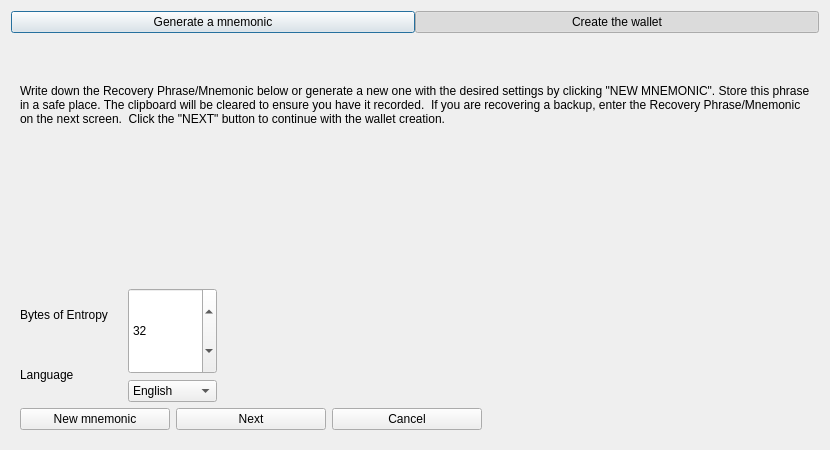
<?xml version="1.0" encoding="UTF-8"?>
<ui version="4.0">
 <class>MnemonicDialog</class>
 <widget class="QDialog" name="MnemonicDialog">
  <property name="geometry">
   <rect>
    <x>0</x>
    <y>0</y>
    <width>830</width>
    <height>450</height>
   </rect>
  </property>
  <property name="windowTitle">
   <string>HD Wallet Setup</string>
  </property>
  <layout class="QVBoxLayout" name="verticalLayout_3">
   <item>
    <layout class="QHBoxLayout" name="horizontalLayout">
     <property name="spacing">
      <number>0</number>
     </property>
     <item>
      <widget class="QPushButton" name="btnTabCreate">
       <property name="text">
        <string>Generate a mnemonic</string>
       </property>
       <property name="checkable">
        <bool>true</bool>
       </property>
      </widget>
     </item>
     <item>
      <widget class="QPushButton" name="btnTabImport">
       <property name="text">
        <string>Create the wallet</string>
       </property>
       <property name="checkable">
        <bool>true</bool>
       </property>
       <property name="checked">
        <bool>true</bool>
       </property>
      </widget>
     </item>
    </layout>
   </item>
   <item>
    <widget class="QStackedWidget" name="stackedWidget">
     <property name="currentIndex">
      <number>0</number>
     </property>
     <widget class="QWidget" name="page_2">
      <layout class="QVBoxLayout" name="verticalLayout_7">
       <item>
        <widget class="QLabel" name="mnemonicCreateHelp">
         <property name="text">
          <string>Write down the Recovery Phrase/Mnemonic below or generate a new one with the desired settings by clicking &quot;NEW MNEMONIC&quot;. Store this phrase in a safe place. The clipboard will be cleared to ensure you have it recorded.  If you are recovering a backup, enter the Recovery Phrase/Mnemonic on the next screen.  Click the &quot;NEXT&quot; button to continue with the wallet creation.</string>
         </property>
         <property name="wordWrap">
          <bool>true</bool>
         </property>
        </widget>
       </item>
       <item>
        <widget class="QLabel" name="lblMnemonicOut">
         <property name="text">
          <string/>
         </property>
         <property name="alignment">
          <set>Qt::AlignJustify|Qt::AlignVCenter</set>
         </property>
         <property name="wordWrap">
          <bool>true</bool>
         </property>
         <property name="textInteractionFlags">
          <set>Qt::TextSelectableByKeyboard|Qt::TextSelectableByMouse</set>
         </property>
        </widget>
       </item>
       <item>
        <layout class="QHBoxLayout" name="horizontalLayout_5">
         <item>
          <layout class="QVBoxLayout" name="verticalLayout_2">
           <item>
            <widget class="QLabel" name="lblEntropyLabel">
             <property name="minimumSize">
              <size>
               <width>0</width>
               <height>0</height>
              </size>
             </property>
             <property name="text">
              <string>Bytes of Entropy </string>
             </property>
            </widget>
           </item>
           <item>
            <widget class="QLabel" name="lblLanguageLabel">
             <property name="text">
              <string>Language</string>
             </property>
            </widget>
           </item>
          </layout>
         </item>
         <item>
          <spacer name="horizontalSpacer_4">
           <property name="orientation">
            <enum>Qt::Horizontal</enum>
           </property>
           <property name="sizeType">
            <enum>QSizePolicy::Fixed</enum>
           </property>
           <property name="sizeHint" stdset="0">
            <size>
             <width>10</width>
             <height>20</height>
            </size>
           </property>
          </spacer>
         </item>
         <item>
          <layout class="QVBoxLayout" name="verticalLayout_6">
           <item>
            <widget class="QSpinBox" name="spinEntropy">
             <property name="sizePolicy">
              <sizepolicy hsizetype="Preferred" vsizetype="Preferred">
               <horstretch>0</horstretch>
               <verstretch>0</verstretch>
              </sizepolicy>
             </property>
             <property name="minimumSize">
              <size>
               <width>30</width>
               <height>0</height>
              </size>
             </property>
             <property name="maximumSize">
              <size>
               <width>100</width>
               <height>16777215</height>
              </size>
             </property>
             <property name="toolTip">
              <string>Entropy is an advanced feature. Your mnemonic may be insecure if this feature is used incorrectly.</string>
             </property>
             <property name="minimum">
              <number>16</number>
             </property>
             <property name="maximum">
              <number>64</number>
             </property>
             <property name="value">
              <number>32</number>
             </property>
            </widget>
           </item>
           <item>
            <widget class="QComboBox" name="cbxLanguage">
             <property name="maximumSize">
              <size>
               <width>120</width>
               <height>16777215</height>
              </size>
             </property>
             <property name="toolTip">
              <string>Select your language</string>
             </property>
             <item>
              <property name="text">
               <string>English</string>
              </property>
             </item>
             <item>
              <property name="text">
               <string>French</string>
              </property>
             </item>
             <item>
              <property name="text">
               <string>Japanese</string>
              </property>
             </item>
             <item>
              <property name="text">
               <string>Spanish</string>
              </property>
             </item>
             <item>
              <property name="text">
               <string>Chinese_s</string>
              </property>
             </item>
             <item>
              <property name="text">
               <string>Chinese_t</string>
              </property>
             </item>
            </widget>
           </item>
          </layout>
         </item>
         <item>
          <spacer name="horizontalSpacer_3">
           <property name="orientation">
            <enum>Qt::Horizontal</enum>
           </property>
           <property name="sizeHint" stdset="0">
            <size>
             <width>40</width>
             <height>20</height>
            </size>
           </property>
          </spacer>
         </item>
        </layout>
       </item>
       <item>
        <layout class="QHBoxLayout" name="horizontalLayout_3">
         <item>
          <widget class="QPushButton" name="btnGenerate">
           <property name="minimumSize">
            <size>
             <width>150</width>
             <height>0</height>
            </size>
           </property>
           <property name="maximumSize">
            <size>
             <width>150</width>
             <height>16777215</height>
            </size>
           </property>
           <property name="text">
            <string>New mnemonic</string>
           </property>
          </widget>
         </item>
         <item>
          <widget class="QPushButton" name="btnNext">
           <property name="minimumSize">
            <size>
             <width>150</width>
             <height>0</height>
            </size>
           </property>
           <property name="maximumSize">
            <size>
             <width>150</width>
             <height>16777215</height>
            </size>
           </property>
           <property name="text">
            <string>Next</string>
           </property>
          </widget>
         </item>
         <item>
          <widget class="QPushButton" name="btnCancel2">
           <property name="minimumSize">
            <size>
             <width>150</width>
             <height>0</height>
            </size>
           </property>
           <property name="maximumSize">
            <size>
             <width>150</width>
             <height>16777215</height>
            </size>
           </property>
           <property name="text">
            <string>Cancel</string>
           </property>
          </widget>
         </item>
         <item>
          <spacer name="horizontalSpacer_2">
           <property name="orientation">
            <enum>Qt::Horizontal</enum>
           </property>
           <property name="sizeHint" stdset="0">
            <size>
             <width>40</width>
             <height>20</height>
            </size>
           </property>
          </spacer>
         </item>
        </layout>
       </item>
      </layout>
     </widget>
     <widget class="QWidget" name="page">
      <layout class="QVBoxLayout" name="verticalLayout_5">
       <item>
        <widget class="QLabel" name="lblHelp">
         <property name="enabled">
          <bool>true</bool>
         </property>
         <property name="text">
          <string/>
         </property>
        </widget>
       </item>
       <item>
        <widget class="QPlainTextEdit" name="tbxMnemonic">
         <property name="verticalScrollBarPolicy">
          <enum>Qt::ScrollBarAlwaysOff</enum>
         </property>
         <property name="horizontalScrollBarPolicy">
          <enum>Qt::ScrollBarAlwaysOff</enum>
         </property>
        </widget>
       </item>
       <item>
        <layout class="QHBoxLayout" name="horizontalLayout_4">
         <item>
          <layout class="QVBoxLayout" name="verticalLayout">
           <item>
            <widget class="QLabel" name="lblPasswordLabel">
             <property name="text">
              <string>Recovery Passphrase </string>
             </property>
            </widget>
           </item>
           <item>
            <widget class="QLabel" name="importChainLabel">
             <property name="text">
              <string>Import Chain</string>
             </property>
            </widget>
           </item>
           <item>
            <widget class="QLabel" name="lblWarningLabel">
             <property name="font">
              <font>
               <weight>50</weight>
               <bold>false</bold>
              </font>
             </property>
             <property name="text">
              <string>Warning</string>
             </property>
            </widget>
           </item>
          </layout>
         </item>
         <item>
          <spacer name="horizontalSpacer_5">
           <property name="orientation">
            <enum>Qt::Horizontal</enum>
           </property>
           <property name="sizeType">
            <enum>QSizePolicy::Fixed</enum>
           </property>
           <property name="sizeHint" stdset="0">
            <size>
             <width>10</width>
             <height>20</height>
            </size>
           </property>
          </spacer>
         </item>
         <item>
          <layout class="QVBoxLayout" name="verticalLayout_4">
           <item>
            <widget class="QLineEdit" name="edtPassword">
             <property name="minimumSize">
              <size>
               <width>400</width>
               <height>0</height>
              </size>
             </property>
             <property name="toolTip">
              <string>Enter a passphrase to protect your Recovery Phrase (optional)</string>
             </property>
            </widget>
           </item>
           <item>
            <widget class="QCheckBox" name="chkImportChain">
             <property name="sizePolicy">
              <sizepolicy hsizetype="Preferred" vsizetype="Fixed">
               <horstretch>0</horstretch>
               <verstretch>0</verstretch>
              </sizepolicy>
             </property>
             <property name="toolTip">
              <string>Only needed if you're importing </string>
             </property>
             <property name="checked">
              <bool>false</bool>
             </property>
            </widget>
           </item>
           <item>
            <widget class="QLabel" name="lblWarning">
             <property name="sizePolicy">
              <sizepolicy hsizetype="Expanding" vsizetype="Preferred">
               <horstretch>0</horstretch>
               <verstretch>0</verstretch>
              </sizepolicy>
             </property>
             <property name="text">
              <string>Please ensure you backup your Recovery Phrase and Passphrase - they are not recoverable!</string>
             </property>
             <property name="wordWrap">
              <bool>true</bool>
             </property>
            </widget>
           </item>
          </layout>
         </item>
        </layout>
       </item>
       <item>
        <layout class="QHBoxLayout" name="horizontalLayout_2">
         <item>
          <widget class="QPushButton" name="btnBack">
           <property name="minimumSize">
            <size>
             <width>150</width>
             <height>0</height>
            </size>
           </property>
           <property name="maximumSize">
            <size>
             <width>150</width>
             <height>16777215</height>
            </size>
           </property>
           <property name="text">
            <string>Back</string>
           </property>
          </widget>
         </item>
         <item>
          <widget class="QPushButton" name="btnImport">
           <property name="minimumSize">
            <size>
             <width>150</width>
             <height>0</height>
            </size>
           </property>
           <property name="maximumSize">
            <size>
             <width>150</width>
             <height>16777215</height>
            </size>
           </property>
           <property name="text">
            <string>Import</string>
           </property>
          </widget>
         </item>
         <item>
          <widget class="QPushButton" name="btnCancel">
           <property name="minimumSize">
            <size>
             <width>150</width>
             <height>0</height>
            </size>
           </property>
           <property name="maximumSize">
            <size>
             <width>150</width>
             <height>16777215</height>
            </size>
           </property>
           <property name="text">
            <string>Cancel</string>
           </property>
          </widget>
         </item>
         <item>
          <spacer name="horizontalSpacer">
           <property name="orientation">
            <enum>Qt::Horizontal</enum>
           </property>
           <property name="sizeHint" stdset="0">
            <size>
             <width>40</width>
             <height>20</height>
            </size>
           </property>
          </spacer>
         </item>
        </layout>
       </item>
      </layout>
     </widget>
    </widget>
   </item>
  </layout>
 </widget>
 <resources/>
 <connections/>
</ui>
